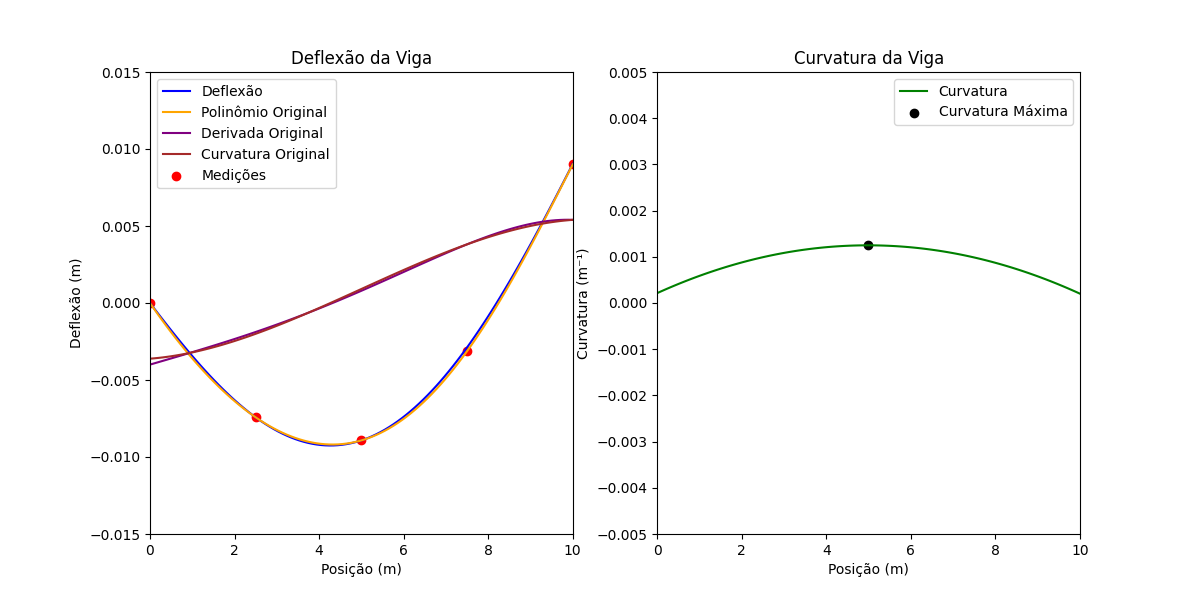

Recreate this plot in Python.
import numpy as np
from numpy.polynomial import Polynomial
from scipy.optimize import minimize_scalar
import matplotlib.pyplot as plt

def calcular_polinomio_quartico_interpolador(x_vals, y_vals, y_prime_vals):
    x0, x1, x2, x3, x4 = x_vals
    y0, y1, y2 = y_vals[:3]
    y_prime_3, y_prime_4 = y_prime_vals[3:5]

    # Monta a matriz A do sistema Ac = b
    A = np.array([
        [1, x0, x0**2, x0**3, x0**4],
        [1, x1, x1**2, x1**3, x1**4],
        [1, x2, x2**2, x2**3, x2**4],
        [0, 1, 2*x3, 3*x3**2, 4*x3**3],
        [0, 1, 2*x4, 3*x4**2, 4*x4**3]
    ])

    # Monta o vetor b
    b = np.array([
        y0,
        y1,
        y2,
        y_prime_3,
        y_prime_4
    ])

    try:
        # Resolve o sistema linear para encontrar os coeficientes [a, b, c, d, e]
        coeffs = np.linalg.solve(A, b)

        # Retorna um objeto polinômio
        return Polynomial(coeffs)

    except np.linalg.LinAlgError:
        print("Erro: Não foi possível resolver o sistema linear. Verifique se os pontos são distintos.")
        return None

# Função original de deflexão da viga
y_poly = Polynomial([
    0.0,              # grau 0
    -0.004,           # grau 1
    0.0004,           # grau 2
    0.0,              # grau 3
    0.000002,         # grau 4
    0.0,              # grau 5
    -0.000000011      # grau 6
])

# Derivada da função original
y_prime_poly = y_poly.deriv(1)

# Pontos medidos
x = np.array([0.0, 2.5, 5.0, 7.5, 10.0])

"""
Os dados a seguir representam os valores medidos em três pontos da viga:
Porém, como não temos os valores medidos, vamos usar o polinômio original para simular os dados.
E, ao fim, vamos comparar os resultados obtidos com os valores medidos.
"""
# Valores medidos através do polinômio original
y = [y_poly(xi) for xi in x]

# Derivadas nos pontos medidos
y_prime = [y_prime_poly(xi) for xi in x]

# Interpolação
polinomio_interpolador = calcular_polinomio_quartico_interpolador(x, y, y_prime)

print(f"Polinômio Interpolador: {polinomio_interpolador}")

if polinomio_interpolador is None:
    raise ValueError("Erro ao calcular o polinômio interpolador.")

# Calcula curvatura
curvatura = polinomio_interpolador.deriv(2)

# Calcula o máximo da curvatura
curvatura_max = minimize_scalar(
    lambda x: -curvatura(x),  # Negativo para maximizar
    bounds=(0, 10),
    method='bounded'
)

"""
Plotando os gráficos de deflexão e curvatura com escala de 0 a 10 no eixo x e -0.015 a 0.015 no eixo y.
"""
x_vals = np.linspace(0, 10, 100)
y_vals = polinomio_interpolador(x_vals)
curvatura_vals = curvatura(x_vals)

# Plotando a deflexão
plt.figure(figsize=(12, 6))
plt.subplot(1, 2, 1)
plt.plot(x_vals, y_vals, label='Deflexão', color='blue')
plt.plot(x_vals, y_poly(x_vals), label='Polinômio Original', color='orange')
plt.plot(x_vals, y_prime_poly(x_vals), label='Derivada Original', color='purple')
plt.plot(x_vals, polinomio_interpolador.deriv(m = 1)(x_vals), label='Curvatura Original', color='brown')
plt.scatter(x, y, color='red', label='Medições')
plt.title('Deflexão da Viga')
plt.xlabel('Posição (m)')
plt.ylabel('Deflexão (m)')
plt.grid(False)
plt.legend()
plt.xlim(0, 10)
plt.ylim(-0.015, 0.015)

# Plotando a curvatura
plt.subplot(1, 2, 2)
plt.plot(x_vals, curvatura_vals, label='Curvatura', color='green')
plt.scatter(curvatura_max.x, curvatura(curvatura_max.x), color='black', label='Curvatura Máxima')
plt.title('Curvatura da Viga')
plt.xlabel('Posição (m)')
plt.ylabel('Curvatura (m⁻¹)')
plt.xlim(0, 10)
plt.ylim(-0.005, 0.005)
plt.yticks(np.arange(-0.005, 0.006, 0.001))
plt.legend()
plt.grid(False)

plt.savefig('lagrange_interpolation.png')
